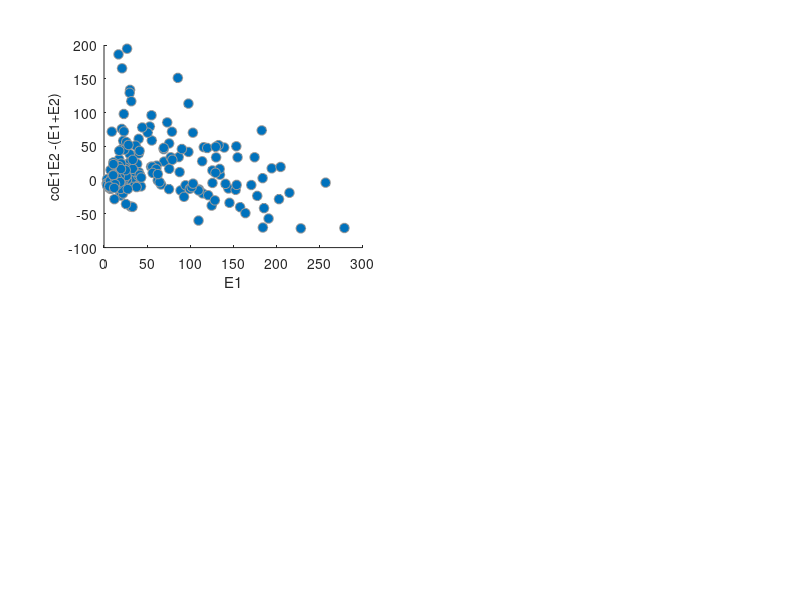

Reproduce this figure in MATLAB. (Note: this script raises an error after producing the figure.)
%%%%%%%%%%%%%%%%%%%%%%%%%%%%%%%%%%%%%%%%%%%%%%%
% Reproduce Fig3. E: scatter plots, dual-neuromodulation effect as a
% function of Response amplitude of single electrode stimulation 
% The source data below contains 

load Fig3E_source_data.mat

figure;  % RespcellE1, medium intensity
subplot(2,2,1);
scatter(all_cells_RespCellE1_single*100,E1all_sigmodul_amp*100, 50,'k.', 'filled', 'MarkerEdgeColor', [0.6 0.6 0.6]);
hold on;
xlabel('E1')
ylabel('coE1E2 -(E1+E2)','FontSize',10)
x = all_cells_RespCellE1_single*100;
y = E1all_sigmodul_amp*100;
[x_sorted, sort_idx] = sort(x);
y_sorted = y(sort_idx);
fitted_y = smooth(x_sorted, y_sorted, 0.6, 'lowess'); % 'Span' = 0.2 controls smoothing
y_fit_RespcellE1(:,1) = fitted_y;
y_fit_RespcellE1(:,2) = x_sorted;
plot(x_sorted, fitted_y, 'k-', 'LineWidth', 2); % Red line for LOESS curve


subplot(2,2,2);   % RespcellE1, high intensity
scatter(high_all_cells_RespCellE1_single*100,high_E1all_sigmodul_amp*100, 50,'k.', 'filled', 'MarkerEdgeColor', [0.6 0.6 0.6]);
hold on;
x = high_all_cells_RespCellE1_single*100;
y = high_E1all_sigmodul_amp*100;
[x_sorted, sort_idx] = sort(x);
y_sorted = y(sort_idx);
fitted_y = smooth(x_sorted, y_sorted, 0.6, 'lowess'); % 'Span' = 0.2 controls smoothing
high_y_fit_RespcellE1(:,1) = fitted_y;
high_y_fit_RespcellE1(:,2) = x_sorted;
plot(x_sorted, fitted_y, 'k-', 'LineWidth', 2); % Red line for LOESS curve


subplot(2,2,3);  % Non responsive cells, medium intensity
scatter(single*100,nonresp_sigmodul_amp*100, 90,'k.', 'filled', 'MarkerEdgeColor', [0.6 0.6 0.6]);
hold on;
xlabel('single (E1+E2)')
ylabel('coE1E2 -(E1+E2)','FontSize',11)

x = single*100;
y = nonresp_sigmodul_amp*100;
x_sorted = [];  sort_idx = [];
[x_sorted, sort_idx] = sort(x);
y_sorted = y(sort_idx);
fitted_y = smooth(x_sorted, y_sorted, 0.6, 'lowess'); % 'Span' = 0.2 controls smoothing
y_fit_nonsig = [];
y_fit_nonsig(:,1) = fitted_y;
y_fit_nonsig(:,2) = x_sorted;
plot(x_sorted, fitted_y, 'k-', 'LineWidth', 2); % Red line for LOESS curve


subplot(2,2,4);  % Non responsive cells, high intensity
scatter(high_single*100,high_nonresp_sigmodul_amp*100, 90,'k.', 'filled', 'MarkerEdgeColor', [0.6 0.6 0.6]);
hold on;
x = high_single*100;
y = high_nonresp_sigmodul_amp*100;
x_sorted = [];  sort_idx = [];
[x_sorted, sort_idx] = sort(x);
y_sorted = y(sort_idx);
fitted_y = smooth(x_sorted, y_sorted, 0.6, 'lowess'); % 'Span' = 0.2 controls smoothing
high_y_fit_nonsig = [];
high_y_fit_nonsig(:,1) = fitted_y;
high_y_fit_nonsig(:,2) = x_sorted;
plot(x_sorted, fitted_y, 'k-', 'LineWidth', 2); % Red line for LOESS curve






%%%%% source code for obtaining 95% confidence interval to the fitting
%%%%% boostrapping method to add CI in the plot
% inputs:  x_sorted, y_sorted


n_boot = 2000;
n_points = length(x_sorted);
bootstrap_fits = zeros(n_boot, n_points);
lowess_wt = 0.6;

[bootstrap_fits] = run_smoothfit_bootstrap(n_boot,n_points,x_sorted,y_sorted,lowess_wt);
% Compute confidence intervals
lower_CI = prctile(bootstrap_fits, 2.5, 1);  % 2.5th percentile
upper_CI = prctile(bootstrap_fits, 97.5, 1); % 97.5th percentile

x_shade = x_sorted(4:end);
upper_CI_shade = upper_CI(4:end);
lower_CI_shade = lower_CI(4:end);

x_shade = x_shade(:);  
lower_CI_shade = lower_CI_shade(:);
upper_CI_shade = upper_CI_shade(:);

fill([x_shade; flipud(x_shade)], [lower_CI_shade; flipud(upper_CI_shade)], ...
     'k', 'FaceAlpha', 0.3, 'EdgeColor', 'none', 'HandleVisibility', 'off'); 
plot(x_sorted, fitted_y, 'k-', 'LineWidth', 2); % Red line for LOESS curve


function [bootstrap_fits] = run_smoothfit_bootstrap(n_boot,n_points,x_sorted,y_sorted,lowess_wt)

% Perform bootstrapping
for i = 1:n_boot
    % Generate resampled indices
    resample_idx = randi(n_points, n_points, 1);
    
    % Resample x and y
    x_resample = x_sorted(resample_idx);
    y_resample = y_sorted(resample_idx);
    
    % Sort resampled data
    [x_resample_sorted, resample_sort_idx] = sort(x_resample);
    y_resample_sorted = y_resample(resample_sort_idx);
    
    % Apply LOWESS smoothing on resampled data
    bootstrap_fits(i, :) = smooth(x_resample_sorted, y_resample_sorted, lowess_wt, 'lowess');
end
